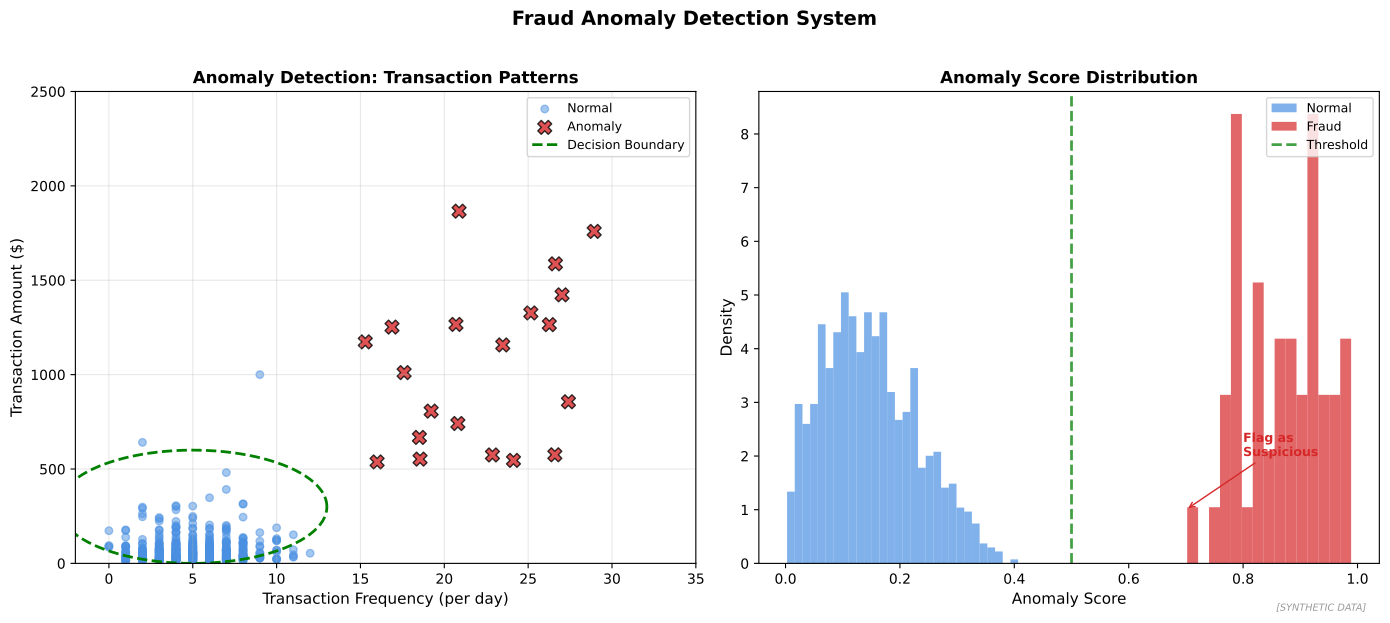

The script that saved this image:
"""
Anomaly Detection Visualization
Normal vs anomalous transactions

Output: anomaly_detection.pdf
Module: module_03_ai_ml
Lesson: 31 - Fraud Detection
"""

from pathlib import Path
import matplotlib.pyplot as plt
import numpy as np

CHART_METADATA = {
    'title': 'Anomaly Detection',
    'module': 'module_03_ai_ml',
    'lesson': 31,
    'url': 'https://github.com/Digital-AI-Finance/digital-finance/tree/main/module_03_ai_ml/figures/anomaly_detection'
}

plt.rcParams.update({'font.size': 10, 'axes.labelsize': 10})

def create_chart():
    fig, axes = plt.subplots(1, 2, figsize=(14, 6))

    np.random.seed(42)

    # Scatter plot of transactions
    ax1 = axes[0]

    # Normal transactions
    normal_amount = np.random.lognormal(4, 0.8, 500)
    normal_freq = np.random.poisson(5, 500)
    normal_amount = np.clip(normal_amount, 0, 1000)

    # Anomalous transactions
    anomaly_amount = np.random.uniform(500, 2000, 20)
    anomaly_freq = np.random.uniform(15, 30, 20)

    ax1.scatter(normal_freq, normal_amount, c='#4A90E2', alpha=0.5, s=30, label='Normal')
    ax1.scatter(anomaly_freq, anomaly_amount, c='#D62728', alpha=0.8, s=100,
               marker='X', label='Anomaly', edgecolors='black')

    # Decision boundary (simplified ellipse)
    theta = np.linspace(0, 2*np.pi, 100)
    ax1.plot(5 + 8*np.cos(theta), 300 + 300*np.sin(theta), 'g--', linewidth=2,
            label='Decision Boundary')

    ax1.set_xlabel('Transaction Frequency (per day)', fontsize=11)
    ax1.set_ylabel('Transaction Amount ($)', fontsize=11)
    ax1.set_title('Anomaly Detection: Transaction Patterns', fontsize=12, fontweight='bold')
    ax1.legend(loc='upper right', fontsize=9)
    ax1.set_xlim(-2, 35)
    ax1.set_ylim(0, 2500)
    ax1.grid(True, alpha=0.3)

    # Isolation Forest Score Distribution
    ax2 = axes[1]

    # Generate anomaly scores
    normal_scores = np.random.beta(2, 5, 1000) * 0.5
    fraud_scores = np.random.beta(5, 2, 50) * 0.5 + 0.5

    ax2.hist(normal_scores, bins=30, alpha=0.7, color='#4A90E2', label='Normal', density=True)
    ax2.hist(fraud_scores, bins=15, alpha=0.7, color='#D62728', label='Fraud', density=True)

    # Threshold line
    threshold = 0.5
    ax2.axvline(x=threshold, color='#44A044', linestyle='--', linewidth=2, label='Threshold')

    ax2.set_xlabel('Anomaly Score', fontsize=11)
    ax2.set_ylabel('Density', fontsize=11)
    ax2.set_title('Anomaly Score Distribution', fontsize=12, fontweight='bold')
    ax2.legend(loc='upper right', fontsize=9)

    # Add annotations
    ax2.annotate('Flag as\nSuspicious', xy=(0.7, 1), xytext=(0.8, 2),
                fontsize=9, fontweight='bold', color='#D62728',
                arrowprops=dict(arrowstyle='->', color='#D62728'))

    fig.suptitle('Fraud Anomaly Detection System', fontsize=14, fontweight='bold', y=1.02)
    fig.text(0.98, 0.02, '[SYNTHETIC DATA]', fontsize=7, color='#999999', ha='right', style='italic')
    plt.tight_layout()

    output_path = Path(__file__).parent / 'anomaly_detection.pdf'
    plt.savefig(output_path, format='pdf', dpi=300, bbox_inches='tight')
    plt.close()
    print(f"Chart saved to: {output_path}")
    return output_path

if __name__ == '__main__':
    create_chart()
